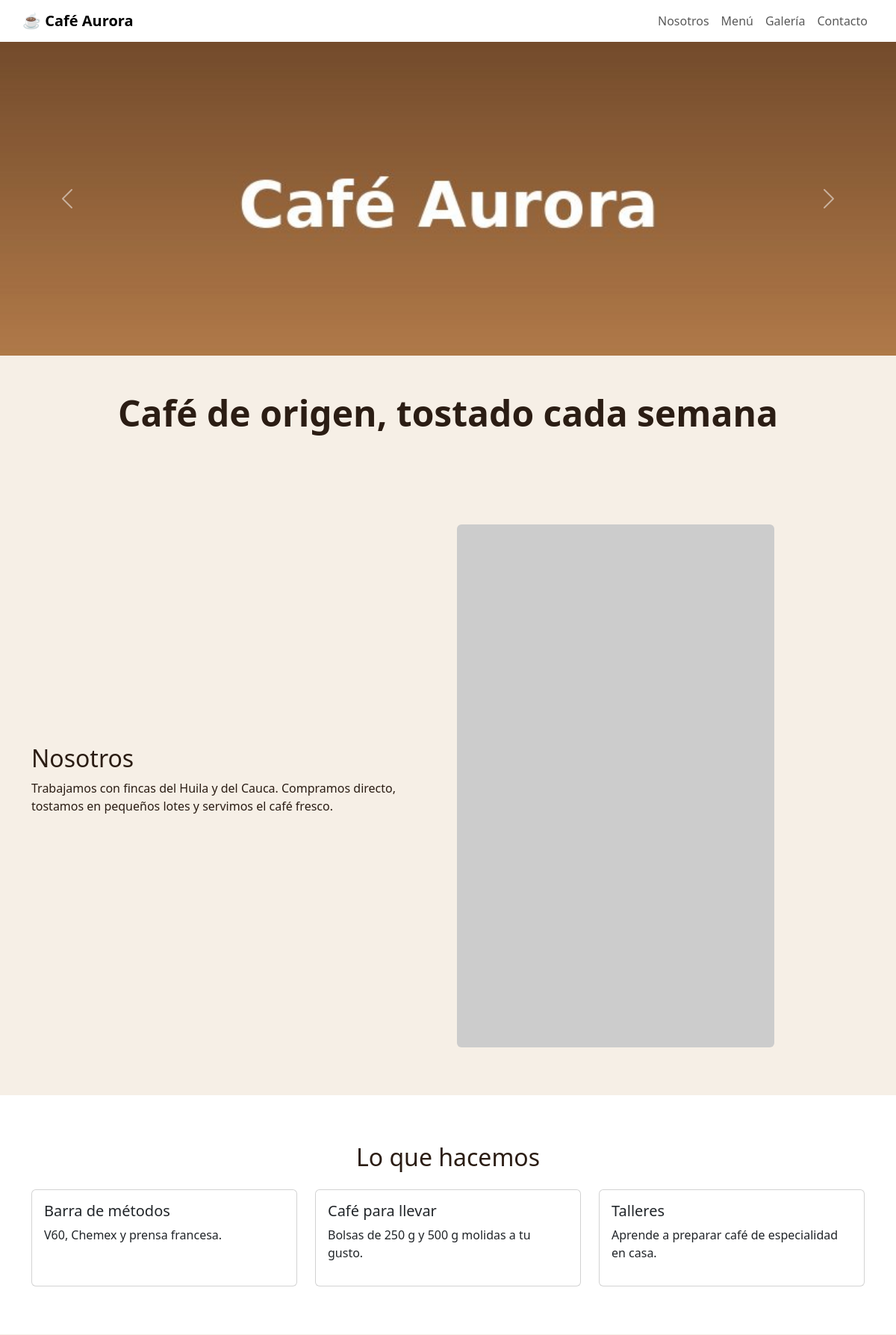
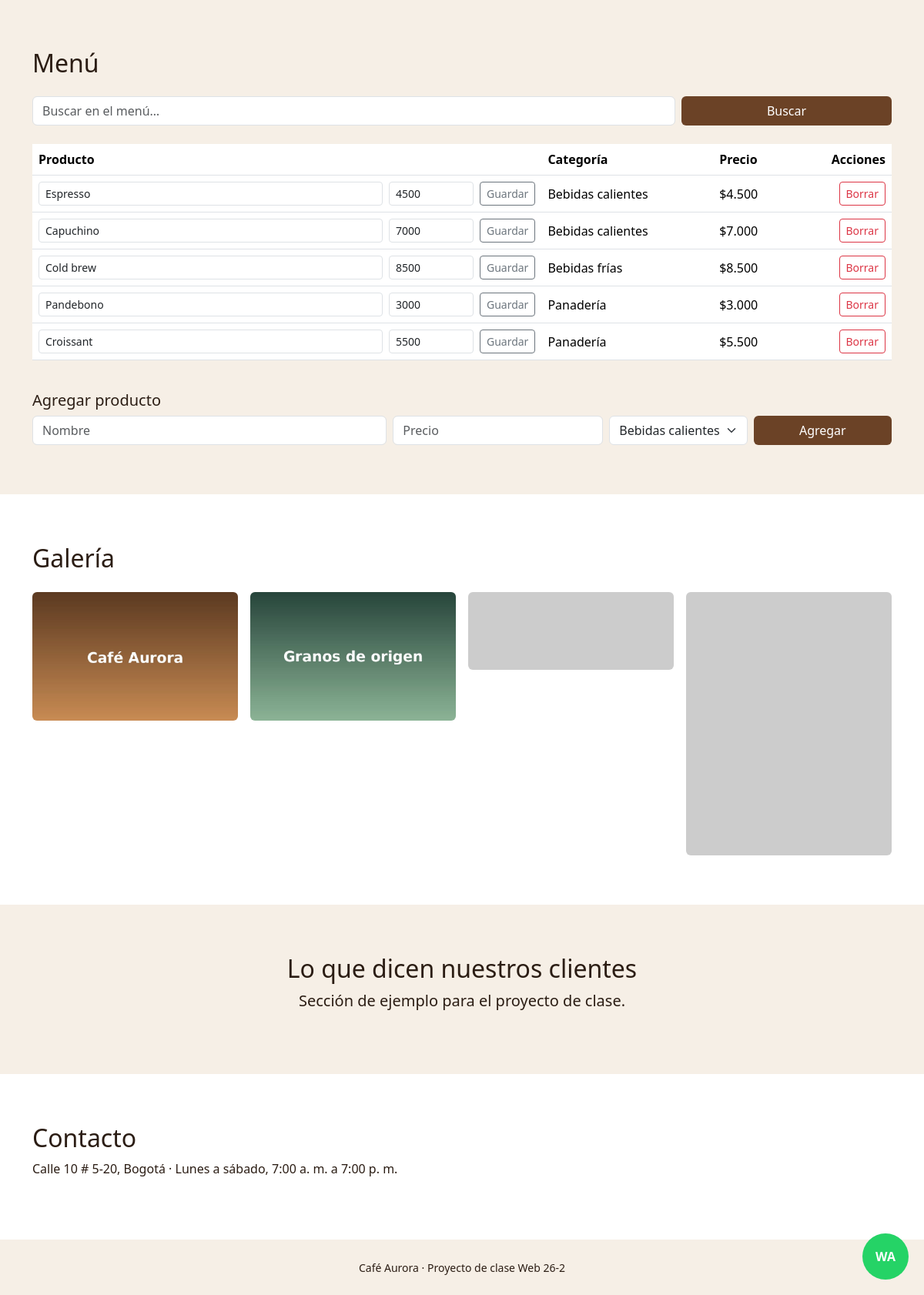
The page / on the database its author committed (2 pictures, top to bottom).
### tables this page shows
CREATE TABLE `productos` (
  `id` int(11) NOT NULL,
  `nombre` varchar(80) NOT NULL,
  `precio` decimal(10,0) NOT NULL,
  `categoria_id` int(11) NOT NULL
);

CREATE TABLE `categorias` (
  `id` int(11) NOT NULL,
  `nombre` varchar(60) NOT NULL
);

### controllers/ProductoController.php (called while the page is built, shortened)
<?php
require_once __DIR__ . '/../config/conexion.php';
require_once __DIR__ . '/../models/Producto.php';
$pdo = conectar();
$modelo = $pdo ? new Producto($pdo) : null;
$buscar = trim($_GET['q'] ?? '');
$productos = $modelo ? $modelo->todos($buscar) : [];
$categorias = $modelo ? $modelo->categorias() : [];

### models/Producto.php (called while the page is built, shortened)
<?php
class Producto {
    private PDO $pdo;
    public function __construct(PDO $pdo) {
        $this->pdo = $pdo;
    }
    public function todos(string $buscar = ''): array {
        $sql = "SELECT p.id, p.nombre, p.precio, c.nombre AS categoria
                FROM productos p JOIN categorias c ON c.id = p.categoria_id
                WHERE p.nombre LIKE ? ORDER BY p.id";
        $consulta = $this->pdo->prepare($sql);
        $consulta->execute(['%' . $buscar . '%']);
        return $consulta->fetchAll();
    }
    public function categorias(): array {
        return $this->pdo->query("SELECT id, nombre FROM categorias ORDER BY nombre")->fetchAll();
    }
}

### views/productos.php (the view, shortened to what this page needs)
<form class="row g-2 mb-4" method="get" action="index.php#menu">
  <div class="col-md-9"><input class="form-control" name="q" placeholder="Buscar en el menú…" value="<?= htmlspecialchars($buscar) ?>"></div>
  <div class="col-md-3"><button class="btn btn-cafe w-100">Buscar</button></div>
</form>
<div class="table-responsive">
  <table class="table align-middle">
    <thead><tr><th>Producto</th><th>Categoría</th><th>Precio</th><th class="text-end">Acciones</th></tr></thead>
    <tbody>
    <?php foreach ($productos as $p): ?>
      <tr>
        <td>
          <form class="d-flex gap-2" method="post" action="controllers/ProductoController.php">
            <input class="form-control form-control-sm" name="nombre" value="<?= htmlspecialchars($p['nombre']) ?>">
            <input class="form-control form-control-sm" name="precio" type="number" step="100" value="<?= $p['precio'] ?>" style="max-width:110px">
            <button class="btn btn-sm btn-outline-secondary">Guardar</button>
          </form>
        </td>
        <td><?= htmlspecialchars($p['categoria']) ?></td>
        <td>$<?= number_format($p['precio'], 0, ',', '.') ?></td>
        <td class="text-end">
          <form method="post" action="controllers/ProductoController.php" onsubmit="return confirm('¿Borrar este producto?')">
            <button class="btn btn-sm btn-outline-danger">Borrar</button>
          </form>
        </td>
      </tr>
    <?php endforeach; ?>
    </tbody>
  </table>
</div>
<h3 class="h5 mt-4">Agregar producto</h3>
<form class="row g-2" method="post" action="controllers/ProductoController.php">
  <div class="col-md-5"><input class="form-control" name="nombre" placeholder="Nombre" required></div>
  <div class="col-md-3"><input class="form-control" name="precio" type="number" step="100" placeholder="Precio" required></div>
  <div class="col-md-2">
    <select class="form-select" name="categoria">
      <?php foreach ($categorias as $c): ?>
        <option value="<?= $c['id'] ?>"><?= htmlspecialchars($c['nombre']) ?></option>
      <?php endforeach; ?>
    </select>
  </div>
  <div class="col-md-2"><button class="btn btn-cafe w-100">Agregar</button></div>
</form>

### index.php (shortened to what this page needs)
<?php require __DIR__ . '/controllers/ProductoController.php'; ?>
<!doctype html>
<html lang="es">
<head>
  <link rel="stylesheet" href="https://cdn.jsdelivr.net/npm/bootstrap@5.3.3/dist/css/bootstrap.min.css">
  <link rel="stylesheet" href="https://unpkg.com/aos@2.3.1/dist/aos.css">
  <link rel="stylesheet" href="css/estilos.css">
</head>
<body>
<header class="bg-white shadow-sm">
  <nav class="navbar navbar-expand-md container">
    <a class="navbar-brand fw-bold" href="#">☕ Café Aurora</a>
    <div class="navbar-nav ms-auto">
      <a class="nav-link" href="#nosotros">Nosotros</a>
      <a class="nav-link" href="#menu">Menú</a>
      <a class="nav-link" href="#galeria">Galería</a>
      <a class="nav-link" href="#contacto">Contacto</a>
    </div>
  </nav>
</header>
<section class="hero p-0">
  <div id="carrusel" class="carousel slide" data-bs-ride="carousel">
    <div class="carousel-inner">
      <div class="carousel-item active"><img src="img/cafe-1.jpg" class="d-block w-100" alt="Taza de café"></div>
    </div>
    <button class="carousel-control-prev" type="button" data-bs-target="#carrusel" data-bs-slide="prev"><span class="carousel-control-prev-icon"></span></button>
    <button class="carousel-control-next" type="button" data-bs-target="#carrusel" data-bs-slide="next"><span class="carousel-control-next-icon"></span></button>
  </div>
  <div class="container text-center py-5"><h1 class="display-5 fw-bold">Café de origen, tostado cada semana</h1></div>
</section>
<section id="nosotros">
  <div class="container">
    <div class="row g-4 align-items-center">
      <div class="col-md-6" data-aos="fade-right">
        <h2>Nosotros</h2>
        <p>Trabajamos con fincas del Huila y del Cauca. Compramos directo, tostamos en pequeños lotes y servimos el café fresco.</p>
      </div>
      <div class="col-md-6" data-aos="fade-left">
        <img src="https://picsum.photos/id/425/700/450" class="img-fluid rounded" alt="Barista preparando café">
      </div>
    </div>
  </div>
</section>
<section id="servicios" class="bg-white">
  <div class="container">
    <h2 class="text-center mb-4">Lo que hacemos</h2>
    <div class="row g-4">
      <div class="col-md-4" data-aos="zoom-in"><div class="card tarjeta h-100 p-3"><h3 class="h5">Barra de métodos</h3><p>V60, Chemex y prensa francesa.</p></div></div>
      <div class="col-md-4" data-aos="zoom-in" data-aos-delay="100"><div class="card tarjeta h-100 p-3"><h3 class="h5">Café para llevar</h3><p>Bolsas de 250 g y 500 g molidas a tu gusto.</p></div></div>
      <div class="col-md-4" data-aos="zoom-in" data-aos-delay="200"><div class="card tarjeta h-100 p-3"><h3 class="h5">Talleres</h3><p>Aprende a preparar café de especialidad en casa.</p></div></div>
    </div>
  </div>
</section>
<section id="menu">
  <div class="container">
    <h2 class="mb-4">Menú</h2>
    <?php require __DIR__ . '/views/productos.php'; ?>
  </div>
</section>
<section id="galeria" class="bg-white">
  <div class="container">
    <h2 class="mb-4">Galería</h2>
    <div class="row g-3 galeria">
      <div class="col-6 col-md-3"><img src="img/cafe-1.jpg" class="img-fluid rounded" alt="Café Aurora"></div>
      <div class="col-6 col-md-3"><img src="img/cafe-2.jpg" class="img-fluid rounded" alt="Granos"></div>
      <div class="col-6 col-md-3"><img src="https://picsum.photos/id/1060/400/300" class="img-fluid rounded" alt="Preparación"></div>
      <div class="col-6 col-md-3"><img src="https://picsum.photos/id/312/400/300" class="img-fluid rounded" alt="Taza"></div>
    </div>
  </div>
</section>
<section id="testimonios">
  <div class="container text-center" data-aos="fade-up">
    <h2>Lo que dicen nuestros clientes</h2>
    <p class="lead">Sección de ejemplo para el proyecto de clase.</p>
  </div>
</section>
<section id="contacto" class="bg-white">
  <div class="container">
    <h2>Contacto</h2>
    <p>Calle 10 # 5-20, Bogotá · Lunes a sábado, 7:00 a. m. a 7:00 p. m.</p>
  </div>
</section>
<footer class="py-4 text-center">
  <small>Café Aurora · Proyecto de clase Web 26-2</small>
</footer>
<a class="whatsapp" href="https://wa.me/573000000000" target="_blank" aria-label="WhatsApp">WA</a>
</body>
</html>

### css/estilos.css (style rules this page uses)
:root { --cafe: #6b4226; --crema: #f6efe6; }
body { background: var(--crema); color: #2b1d14; }
section { padding: 4rem 0; }
.btn-cafe { background: var(--cafe); color: #fff; transition: transform .2s, background .2s; }
.tarjeta { transition: transform .3s, box-shadow .3s; }
.galeria img { transition: filter .3s; }
.hero h1 { animation: aparecer 1s ease-out; }
.whatsapp { position: fixed; right: 20px; bottom: 20px; z-index: 1000; width: 60px; height: 60px; border-radius: 50%; background: #25d366; color: #fff; display: grid; place-items: center; font-weight: 700; text-decoration: none; animation: latido 2s infinite; }
.carousel-item img { height: 420px; object-fit: cover; }

### rows shown on the page
productos: nombre "Espresso", precio "4500", categoria.nombre "Bebidas calientes", precio "4.500"
productos: nombre "Capuchino", precio "7000", categoria.nombre "Bebidas calientes", precio "7.000"
productos: nombre "Cold brew", precio "8500", categoria.nombre "Bebidas frías", precio "8.500"
productos: nombre "Pandebono", precio "3000", categoria.nombre "Panadería", precio "3.000"
productos: nombre "Croissant", precio "5500", categoria.nombre "Panadería", precio "5.500"

### other values the page prints
form field categoria "Bebidas calientes"
